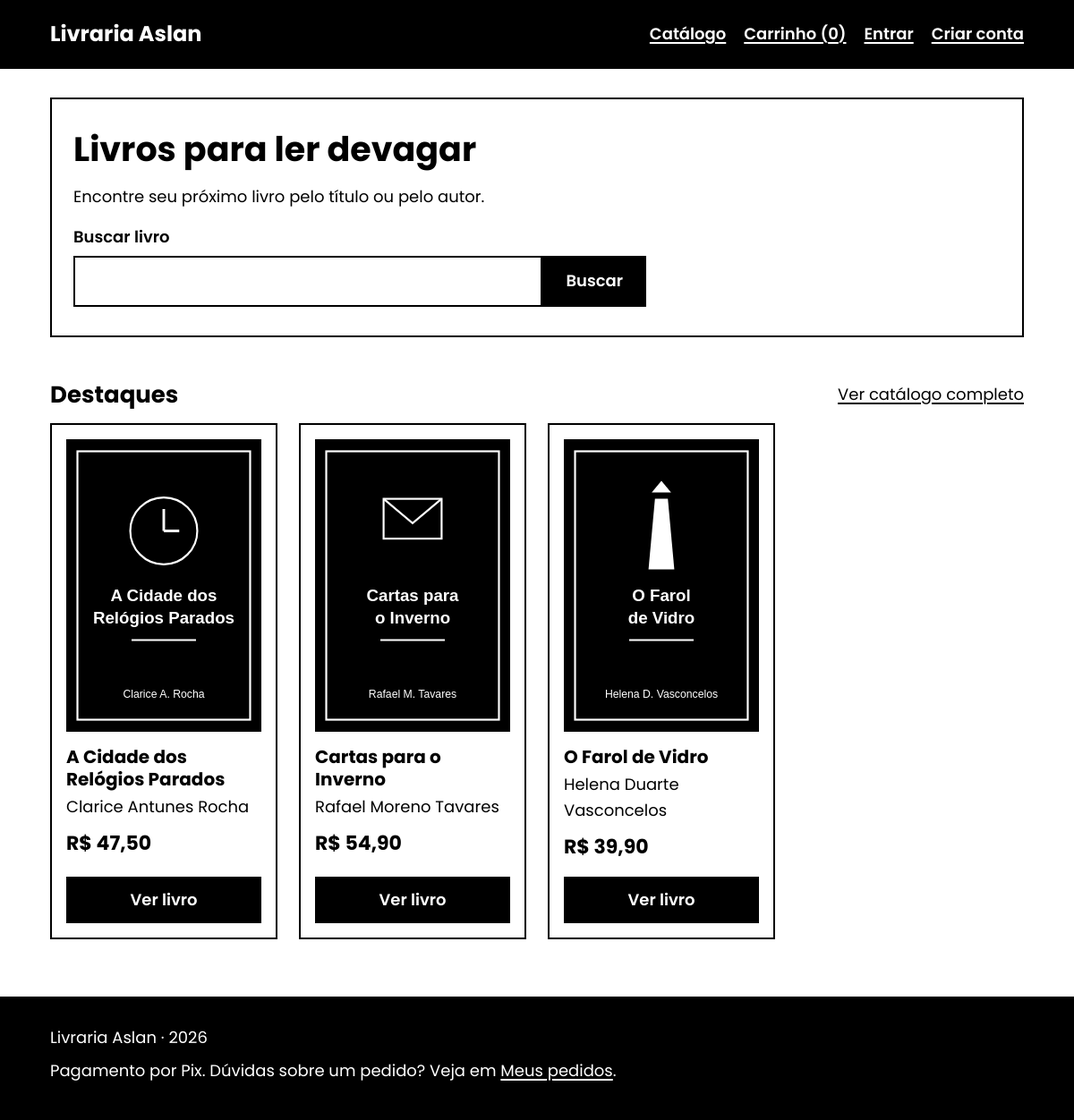
The page / on the database its author committed.
### tables this page shows
CREATE TABLE books (
    id          INT UNSIGNED NOT NULL AUTO_INCREMENT,
    title       VARCHAR(200) NOT NULL,
    author      VARCHAR(150) NOT NULL,
    description TEXT NOT NULL,
    price       DECIMAL(10,2) NOT NULL,
    stock       INT UNSIGNED NOT NULL DEFAULT 0,
    image       VARCHAR(255) NULL,
    featured    TINYINT(1) NOT NULL DEFAULT 0,
    created_at  DATETIME NOT NULL DEFAULT CURRENT_TIMESTAMP,
    updated_at  DATETIME NOT NULL DEFAULT CURRENT_TIMESTAMP ON UPDATE CURRENT_TIMESTAMP,
    PRIMARY KEY (id),
    KEY idx_books_title (title),
    KEY idx_books_author (author),
    KEY idx_books_featured (featured),
    KEY idx_books_stock (stock)
);

### app/controllers/HomeController.php (called while the page is built, shortened)
<?php
final class HomeController
{
    public function index(): void
    {
        view('shop/home', [
            'title' => 'Início',
            'books' => Book::featured(6),
        ]);
    }
}

### public/index.php (called while the page is built, shortened)
<?php
require dirname(__DIR__) . '/app/bootstrap.php';
$router = new Router();
$router->dispatch((string) ($_SERVER['REQUEST_METHOD'] ?? 'GET'), request_path());

### app/db.php (called while the page is built, shortened)
<?php
function db(): PDO
{
    static $pdo = null;
    if ($pdo instanceof PDO) {
        return $pdo;
    }
    $c = (array) config('db', []);
    $dsn = sprintf(
        'mysql:host=%s;port=%d;dbname=%s;charset=%s',
        (string) ($c['host'] ?? 'localhost'),
        (int) ($c['port'] ?? 3306),
        (string) ($c['name'] ?? ''),
        (string) ($c['charset'] ?? 'utf8mb4')
    );
    $pdo = new PDO($dsn, (string) ($c['user'] ?? ''), (string) ($c['pass'] ?? ''), [
        PDO::ATTR_ERRMODE            => PDO::ERRMODE_EXCEPTION,
        PDO::ATTR_DEFAULT_FETCH_MODE => PDO::FETCH_ASSOC,
        PDO::ATTR_EMULATE_PREPARES   => false,
    ]);
    $pdo->exec("SET time_zone = '" . date('P') . "'");
    return $pdo;
}
function db_run(string $sql, array $params = []): PDOStatement
{
    $st = db()->prepare($sql);
    foreach (array_values($params) as $i => $value) {
        $type = match (true) {
            is_int($value) => PDO::PARAM_INT,
            $value === null => PDO::PARAM_NULL,
            default => PDO::PARAM_STR,
        };
        $st->bindValue($i + 1, $value === null ? null : (is_int($value) ? $value : (string) $value), $type);
    }
    $st->execute();
    return $st;
}
function db_all(string $sql, array $params = []): array
{
    return db_run($sql, $params)->fetchAll();
}
function db_value(string $sql, array $params = []): mixed
{
    $v = db_run($sql, $params)->fetchColumn();
    return $v === false ? null : $v;
}

### app/models/Book.php (called while the page is built, shortened)
<?php
final class Book
{
    public static function featured(int $limit = 6): array
    {
        $active = self::activeFilter();
        $rows = db_all('SELECT ' . self::COLUMNS . " FROM books WHERE featured = 1$active ORDER BY created_at DESC, id DESC LIMIT ?", [$limit]);
        return $rows;
    }
    private static function activeFilter(): string
    {
        return AdminSchema::has('books', 'active') ? ' AND active=1' : '';
    }
}

### app/bootstrap.php (called while the page is built, shortened)
<?php
require __DIR__ . '/helpers.php';
require __DIR__ . '/db.php';
require __DIR__ . '/Router.php';
spl_autoload_register(static function (string $class): void {
    foreach (['controllers', 'controllers/admin', 'models', 'payment'] as $dir) {
        $file = __DIR__ . '/' . $dir . '/' . $class . '.php';
        if (is_file($file)) {
            return;
        }
    }
});

### app/models/AdminSchema.php (called while the page is built, shortened)
<?php
final class AdminSchema
{
    public static function has(string $table, ?string $column = null): bool
    {
        static $cache = [];
        $key = $table . '.' . $column;
        if (!array_key_exists($key, $cache)) {
            $cache[$key] = $column === null
                ? (bool) db_value('SELECT COUNT(*) FROM information_schema.tables WHERE table_schema = DATABASE() AND table_name = ?', [$table])
                : (bool) db_value('SELECT COUNT(*) FROM information_schema.columns WHERE table_schema = DATABASE() AND table_name = ? AND column_name = ?', [$table, $column]);
        }
        return $cache[$key];
    }
}

### app/models/StoreSettings.php (called while the page is built, shortened)
<?php
final class StoreSettings
{
    private static ?array $values = null;
    public static function all(): array
    {
        if (self::$values === null) {
            self::$values = [];
            if (AdminSchema::has('settings')) {
                foreach (db_all('SELECT setting_key, setting_value FROM settings') as $row) {
                    self::$values[$row['setting_key']] = $row['setting_value'];
                }
            }
        }
        return self::$values;
    }
    public static function override(string $key, mixed $fallback): mixed
    {
        $map = ['app_name' => 'store_name', 'mail.from' => 'store_email', 'payment.pix.key' => 'pix_key',
            'payment.pix.beneficiary' => 'pix_holder', 'shop.shipping_flat' => 'shipping_fixed',
            'shop.free_shipping_from' => 'free_shipping_min'];
        if (!isset($map[$key])) return $fallback;
        $value = self::all()[$map[$key]] ?? null;
        return $value === null || $value === '' ? $fallback : $value;
    }
}

### app/views/shop/_book_card.php (the view, shortened to what this page needs)
<article class="card book-card">
    <a href="<?= e(url('/livro/' . (int) $book['id'])) ?>" class="cover-link" tabindex="-1" aria-hidden="true">
        <img class="book-cover" src="<?= e(book_image($book['image'])) ?>" alt="" loading="lazy" width="300" height="450">
    </a>
    <h3 class="book-title"><a href="<?= e(url('/livro/' . (int) $book['id'])) ?>"><?= e($book['title']) ?></a></h3>
    <p class="book-author"><?= e($book['author']) ?></p>
    <p class="book-price"><?= e(money($book['price'])) ?></p>
    <a class="btn btn-block" href="<?= e(url('/livro/' . (int) $book['id'])) ?>">Ver livro</a>
</article>

### app/views/shop/home.php (shortened to what this page needs)
<section class="hero">
    <h1>Livros para ler devagar</h1>
    <p>Encontre seu próximo livro pelo título ou pelo autor.</p>
    <?= render_template('shop/_search_form', ['q' => '', 'id' => 'busca-home', 'label' => 'Buscar livro']) ?>
</section>
<section class="section">
    <div class="section-head">
        <h2>Destaques</h2>
        <a href="<?= e(url('/catalogo')) ?>">Ver catálogo completo</a>
    </div>
    <?php if (!$books): ?>
        <div class="empty">
            <p>Ainda não há livros cadastrados.</p>
        </div>
    <?php else: ?>
        <div class="book-grid">
            <?php foreach ($books as $book): ?>
                <?= render_template('shop/_book_card', ['book' => $book]) ?>
            <?php endforeach; ?>
        </div>
    <?php endif; ?>
</section>

### app/views/shop/_search_form.php (shortened to what this page needs)
<form class="search-form" method="get" action="<?= e(url('/catalogo')) ?>" role="search"
      data-suggest-url="<?= e(url('/api/busca')) ?>">
    <label for="<?= e($id) ?>"><?= e($label) ?></label>
    <div class="search-box">
        <div class="search-row">
            <input id="<?= e($id) ?>" type="search" name="q" value="<?= e($q) ?>" maxlength="100" autocomplete="off"
                   aria-autocomplete="list" aria-controls="<?= e($id) ?>-sugestoes" aria-expanded="false">
            <button class="btn" type="submit">Buscar</button>
        </div>
    </div>
</form>

### app/Router.php (shortened to what this page needs)
<?php
final class Router
{
    private array $routes = [];
    private function add(string $method, string $pattern, array $handler): void
    {
        $regex = '#^' . preg_replace('#\{(\w+)\}#', '(?P<$1>[1-9][0-9]{0,9})', $pattern) . '$#';
        $this->routes[] = [$method, $regex, $handler];
    }
    public function dispatch(string $method, string $path): void
    {
        foreach ($this->routes as [$routeMethod, $regex, $handler]) {
            $params = [];
            [$class, $action] = $handler;
            (new $class())->$action(...$params);
            return;
        }
    }
}

### app/helpers.php (shortened to what this page needs)
<?php
function config(string $key, mixed $default = null): mixed
{
    $value = $GLOBALS['__config'] ?? [];
    foreach (explode('.', $key) as $part) {
        $value = $value[$part];
    }
    return class_exists('StoreSettings', false) || isset($GLOBALS['__settings_ready'])
        ? StoreSettings::override($key, $value) : $value;
}
function e(mixed $value): string
{
    return htmlspecialchars((string) ($value ?? ''), ENT_QUOTES | ENT_SUBSTITUTE, 'UTF-8');
}
function money_cents(int $cents): string
{
    return 'R$ ' . number_format($cents / 100, 2, ',', '.');
}
function money(mixed $value): string
{
    return money_cents(to_cents($value));
}
function to_cents(mixed $value): int
{
    return (int) round(((float) $value) * 100);
}
function book_image(?string $image): string
{
    return url($image !== null && $image !== '' ? $image : 'assets/img/sem-capa.svg');
}
function base_path(): string
{
    static $base = null;
    if ($base !== null) {
        return $base;
    }
    $dir = str_replace('\\', '/', dirname((string) ($_SERVER['SCRIPT_NAME'] ?? '/index.php')));
    return $base = rtrim($dir, '/.');
}
function url(string $path = '/', array $query = []): string
{
    $u = base_path() . '/' . ltrim($path, '/');
    if ($query) {
        $u .= (str_contains($u, '?') ? '&' : '?') . http_build_query($query);
    }
    return $u;
}
function asset(string $path): string
{
    $file = APP_ROOT . '/public/' . ltrim($path, '/');
    $version = is_file($file) ? (string) filemtime($file) : '1';
    return url($path, ['v' => $version]);
}
function request_path(): string
{
    $path = parse_url((string) ($_SERVER['REQUEST_URI'] ?? '/'), PHP_URL_PATH);
    $path = rawurldecode(is_string($path) ? $path : '/');
    $base = base_path();
    return '/' . trim($path, '/');
}
function take_flashes(): array
{
    $f = $_SESSION['flash'] ?? [];
    return is_array($f) ? $f : [];
}
function current_user(): ?array
{
    static $cache = [];
    $id = $_SESSION['user_id'] ?? null;
    if (!is_int($id)) {
        return null;
    }
    return $cache[$id];
}
function cart(): array
{
    return clean_items($_SESSION['cart'] ?? []);
}
function clean_items(mixed $raw): array
{
    $clean = [];
    return $clean;
}
function cart_count(): int
{
    return array_sum(cart());
}
function render_template(string $__template, array $__data = []): string
{
    $__file = APP_ROOT . '/app/views/' . $__template . '.php';
    extract($__data, EXTR_SKIP);
    $__level = ob_get_level();
    try {
        require $__file;
    } catch (Throwable $ex) {
        while (ob_get_level() > $__level) {
            ob_end_clean();
        }
        throw $ex;
    }
    return (string) ob_get_clean();
}
function view(string $template, array $data = [], string $layout = 'main'): void
{
    $content = render_template($template, $data);
    echo render_template('layout/' . $layout, $data + ['content' => $content]);
}

### app/views/layout/main.php (shortened to what this page needs)
<?php
$pageTitle = isset($title) && $title !== '' ? $title . ' | ' . config('app_name') : config('app_name');
$me = current_user();
$cartCount = cart_count();
$flashes = take_flashes();
?>
<!doctype html>
<html lang="pt-BR">
<head>
    <link rel="stylesheet" href="<?= e(asset('assets/css/style.css')) ?>">
</head>
<body>
<header class="site-header">
    <div class="container header-inner">
        <a class="logo" href="<?= e(url('/')) ?>"><?= e(config('app_name')) ?></a>
        <nav class="main-nav" aria-label="Menu principal">
            <a href="<?= e(url('/catalogo')) ?>">Catálogo</a>
            <a href="<?= e(url('/carrinho')) ?>">Carrinho (<?= $cartCount ?>)</a>
            <?php if ($me !== null): ?>
                <a href="<?= e(url('/pedidos')) ?>">Meus pedidos</a>
                <a href="<?= e(url('/perfil')) ?>">Perfil</a>
                <?php if ($me['role'] === 'admin'): ?>
                    <a href="<?= e(url('/admin')) ?>">Painel</a>
                <?php endif; ?>
                <form method="post" action="<?= e(url('/logout')) ?>" class="inline-form">
                    <?= csrf_field() ?>
                    <button type="submit" class="nav-button">Sair</button>
                </form>
            <?php else: ?>
                <a href="<?= e(url('/login')) ?>">Entrar</a>
                <a href="<?= e(url('/cadastro')) ?>">Criar conta</a>
            <?php endif; ?>
        </nav>
    </div>
</header>
<main id="conteudo" class="container main">
    <?= $content ?>
</main>
<footer class="site-footer">
    <div class="container">
        <p><?= e(config('app_name')) ?> &middot; <?= date('Y') ?></p>
        <p>Pagamento por Pix. Dúvidas sobre um pedido? Veja em <a href="<?= e(url('/pedidos')) ?>">Meus pedidos</a>.</p>
    </div>
</footer>
</body>
</html>

### public/assets/css/style.css (style rules this page uses)
*, *::before, *::after { box-sizing: border-box; }
html { font-size: 18px; -webkit-text-size-adjust: 100%; }
body { margin: 0; font-family: 'Poppins', Arial, Helvetica, sans-serif; font-size: 18px; line-height: 1.6; color: #000; background: #fff; }
h1, h2, h3 { line-height: 1.25; margin: 0 0 16px; font-weight: 700; }
h1 { font-size: 34px; }
h2 { font-size: 26px; }
h3 { font-size: 21px; }
p { margin: 0 0 16px; }
a { color: #000; text-decoration: underline; text-underline-offset: 3px; text-decoration-thickness: 2px; }
img { max-width: 100%; height: auto; display: block; }
.container { width: 100%; max-width: 1120px; margin: 0 auto; padding: 0 16px; }
.main { padding-top: 32px; padding-bottom: 64px; min-height: 60vh; }
.section { margin-top: 48px; }
.section-head { display: flex; flex-wrap: wrap; gap: 16px; align-items: center; justify-content: space-between; margin-bottom: 16px; }
.section-head h1, .section-head h2 { margin: 0; }
.site-header { background: #000; color: #fff; }
.header-inner { display: flex; flex-wrap: wrap; gap: 12px 24px; align-items: center; justify-content: space-between; padding-top: 16px; padding-bottom: 16px; }
.site-header a, .site-footer a { color: #fff; }
.logo { font-size: 24px; font-weight: 700; text-decoration: none; }
.main-nav { display: flex; flex-wrap: wrap; gap: 8px 20px; align-items: center; }
.main-nav a { font-weight: 600; font-size: 18px; padding: 8px 0; }
.site-footer { background: #000; color: #fff; padding: 32px 0; }
.site-footer p { margin: 0 0 8px; }
.btn { display: inline-flex; align-items: center; justify-content: center; gap: 8px; min-height: 52px; padding: 12px 24px; font: inherit; font-size: 18px; font-weight: 600; line-height: 1.2; color: #fff; background: #000; border: 2px solid #000; border-radius: 0; text-decoration: none; cursor: pointer; text-align: center; }
.btn-block { display: flex; width: 100%; }
label { display: block; font-weight: 600; margin-bottom: 6px; font-size: 18px; }
input[type="text"], input[type="email"], input[type="password"], input[type="search"], input[type="number"], input[type="tel"], input:not([type]), input[type="file"], select, textarea { width: 100%; font: inherit; font-size: 18px; color: #000; background: #fff; border: 2px solid #000; border-radius: 0; padding: 12px; min-height: 52px; }
input::placeholder, textarea::placeholder { color: #000; opacity: 1; }
.search-form { margin: 0 0 24px; max-width: 640px; }
.search-row { display: flex; gap: 0; }
.search-row input { flex: 1; min-width: 0; }
.search-row .btn { flex: none; }
.search-box { position: relative; }
.card { border: 2px solid #000; padding: 24px; background: #fff; }
.book-grid { display: grid; grid-template-columns: repeat(auto-fill, minmax(220px, 1fr)); gap: 24px; }
.book-card { display: flex; flex-direction: column; padding: 16px; }
.book-card .btn { margin-top: auto; }
.book-cover { width: 100%; aspect-ratio: 2 / 3; object-fit: cover; border: 2px solid #000; background: #fff; }
.cover-link { display: block; margin-bottom: 16px; }
.book-title { font-size: 20px; margin: 0 0 4px; }
.book-title a { text-decoration: none; }
.book-author { margin: 0 0 8px; }
.book-price { font-size: 22px; font-weight: 700; margin: 0 0 16px; }
.hero { border: 2px solid #000; padding: 32px 24px; }
.hero h1 { font-size: 38px; }
.hero .search-form { margin-bottom: 0; }

### rows shown on the page
books: image (picture), title "A Cidade dos Relógios Parados", author "Clarice Antunes Rocha", price "R$ 47,50"
books: image (picture), title "Cartas para o Inverno", author "Rafael Moreno Tavares", price "R$ 54,90"
books: image (picture), title "O Farol de Vidro", author "Helena Duarte Vasconcelos", price "R$ 39,90"
